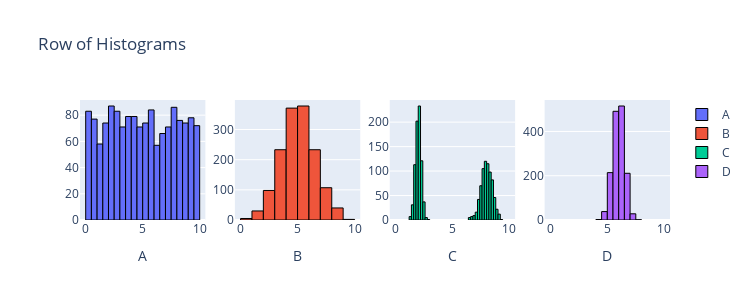

Source (notebook cell):
### Markdown cell above
#### 4. Run the code below and look at the resulting figure of distrubutions and then answer the following questions

1. Which datasets have similar means and similar variances
2. Which datasets have similar means but quite different variances
3. Which datasets have similar variances but quite different means
4. Which datasets have quite different means and quite different variances
    
<details class="details-example"><summary style="color:blue"><u>Further Guidance</u></summary>
    
> Can you answer these questions immediately? If not, first review what the basic ideas of **sample means** and **sample standard deviations** (and **sample variances**) are. Their mathematical definitions are given below, and are useful for understanding the intuition of these concepts in terms of "averages" of things, like "observations" or "squared differences" (and then perhaps square-rooted). But there are other ways to "intuitively visually" understand **sample means** and **sample standard deviations** (and **sample variances**) which a ChatBot would be able to discuss with you.
>
> - sample mean $\displaystyle \bar x = \frac{1}{n}\sum_{i=1}^n x_i$ 
> - sample variance $\displaystyle s^2 = \frac{1}{n-1}\sum_{i=1}^n (x_i-\bar x)^2$
> - sample standard deviation $\displaystyle s = \sqrt{s^2}$
>
> It's potentially maybe possible that you or a ChatBot could answer these questions by looking at the code that produced the data you're considering. But if you're trying to check and understand things that way, you should instead consider just calculate the statistics that answer the questions themselves...
> - `np.mean(df.col)` or `df.col.mean()`
> - `np.std(df.col, dof=1)` / `np.var(df.col, dof=1)` or `df.col.std(dof=1)` / `df.col.var(dof=1)`
>
> _If you are resorting to calculating the statistics that answer the questions, try to understand the answers after you have them... just getting the "right" answers kind of defeats the point of this exercise..._
>
> - The difference between trying to answer this question using the code that produced the data versus calculating the statistics from the data comes down to the difference between **parameters** and **statistics**, but this will be discussed in the lecture... in the meantime, howevever, if you're curious about this... you could consider prompting a ChatBot to explain the difference between **parameters** and **statistics**...
>     - ... this would naturally lead to some discussion of the relationship between **populations** and **samples**, and from there it would only be a little further to start working to understand the relationship between **statistics** and **parameters** and how they connect to *populations* and *samples* (and hence each other)...    
    
</details>

### Code cell
from scipy import stats
import plotly.graph_objects as go
from plotly.subplots import make_subplots
import numpy as np

n = 1500
data1 = stats.uniform.rvs(0, 10, size=n)
data2 = stats.norm.rvs(5, 1.5, size=n)
data3 = np.r_[stats.norm.rvs(2, 0.25, size=int(n/2)), stats.norm.rvs(8, 0.5, size=int(n/2))]
data4 = stats.norm.rvs(6, 0.5, size=n)

fig = make_subplots(rows=1, cols=4)

fig.add_trace(go.Histogram(x=data1, name='A', nbinsx=30, marker=dict(line=dict(color='black', width=1))), row=1, col=1)
fig.add_trace(go.Histogram(x=data2, name='B', nbinsx=15, marker=dict(line=dict(color='black', width=1))), row=1, col=2)
fig.add_trace(go.Histogram(x=data3, name='C', nbinsx=45, marker=dict(line=dict(color='black', width=1))), row=1, col=3)
fig.add_trace(go.Histogram(x=data4, name='D', nbinsx=15, marker=dict(line=dict(color='black', width=1))), row=1, col=4)

fig.update_layout(height=300, width=750, title_text="Row of Histograms")
fig.update_xaxes(title_text="A", row=1, col=1)
fig.update_xaxes(title_text="B", row=1, col=2)
fig.update_xaxes(title_text="C", row=1, col=3)
fig.update_xaxes(title_text="D", row=1, col=4)
fig.update_xaxes(range=[-0.5, 10.5])

for trace in fig.data:
    trace.xbins = dict(start=0, end=10)
    
# This code was produced by just making requests to Microsoft Copilot
# https://github.com/pointOfive/stat130chat130/blob/main/CHATLOG/wk3/COP/SLS/0001_concise_makeAplotV1.md

fig.show() # USE `fig.show(renderer="png")` FOR ALL GitHub and MarkUs SUBMISSIONS

### Figure 1 — Plotly figure (JSON) as saved in the notebook; plotly's stock layout.template omitted (floating-point values rounded to 4 significant figures; data arrays with more than 128 entries replaced by an {"elided": "..."} marker saying what was removed)
{"data": [{"marker": {"line": {"color": "black", "width": 1}}, "name": "A", "nbinsx": 30, "type": "histogram", "x": {"elided": "1500 float values"}, "xaxis": "x", "xbins": {"end": 10, "start": 0}, "yaxis": "y"}, {"marker": {"line": {"color": "black", "width": 1}}, "name": "B", "nbinsx": 15, "type": "histogram", "x": {"elided": "1500 float values"}, "xaxis": "x2", "xbins": {"end": 10, "start": 0}, "yaxis": "y2"}, {"marker": {"line": {"color": "black", "width": 1}}, "name": "C", "nbinsx": 45, "type": "histogram", "x": {"elided": "1500 float values"}, "xaxis": "x3", "xbins": {"end": 10, "start": 0}, "yaxis": "y3"}, {"marker": {"line": {"color": "black", "width": 1}}, "name": "D", "nbinsx": 15, "type": "histogram", "x": {"elided": "1500 float values"}, "xaxis": "x4", "xbins": {"end": 10, "start": 0}, "yaxis": "y4"}], "layout": {"height": 300, "title": {"text": "Row of Histograms"}, "width": 750, "xaxis": {"anchor": "y", "domain": [0, 0.2125], "range": [-0.5, 10.5], "title": {"text": "A"}}, "xaxis2": {"anchor": "y2", "domain": [0.2625, 0.475], "range": [-0.5, 10.5], "title": {"text": "B"}}, "xaxis3": {"anchor": "y3", "domain": [0.525, 0.7375], "range": [-0.5, 10.5], "title": {"text": "C"}}, "xaxis4": {"anchor": "y4", "domain": [0.7875, 1], "range": [-0.5, 10.5], "title": {"text": "D"}}, "yaxis": {"anchor": "x", "domain": [0, 1]}, "yaxis2": {"anchor": "x2", "domain": [0, 1]}, "yaxis3": {"anchor": "x3", "domain": [0, 1]}, "yaxis4": {"anchor": "x4", "domain": [0, 1]}}}
